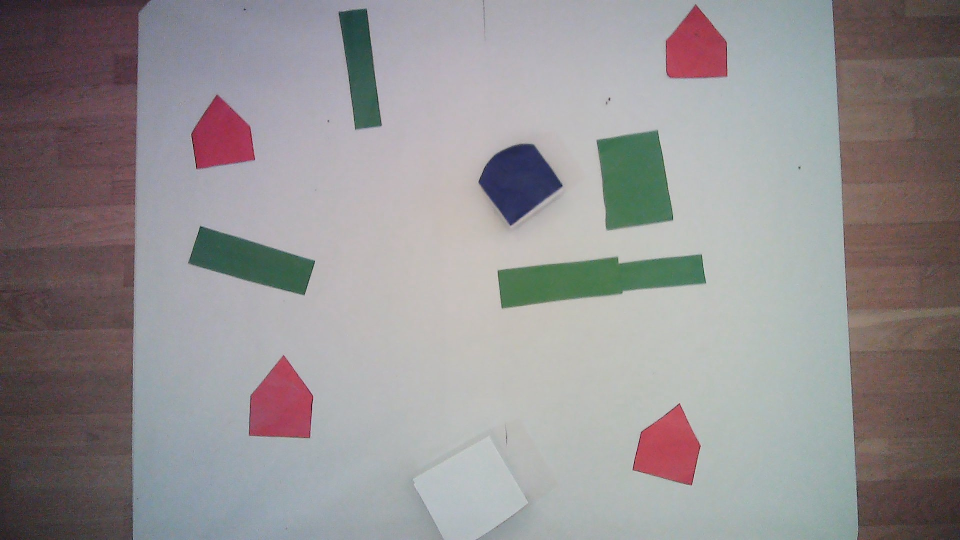
#> input picture JupyterNotebookTARAS/pictures/raw_map.jpg, 1920 x 1080 px (shown at 1/2 size)
$ python -i camera.py   (imports and definitions only)
#> lines starting #> are read from the running program, lines starting #| are printed output that depends on the picture; after the words box and inside, x2 and y2 are one past the last pixel; in counts of white or black regions, pixels touching at a corner belong together
"""
camera.py

This file contains all the function that are useful for the computer vision going from detecting the map, obstacles,
targets, and the robot to computing the visibility graph which can be used to determine the shortest path to visit all
the targets without collision. It also provides some useful visualization functions"
"""

import numpy as np
from cv2 import cv2 as cv
from shapely.geometry import MultiPolygon, Polygon, LineString, Point


MIN_AREA = 1000
THYMIO_DIAM = 140 #mm
POLYGON_THRESHOLD = 0.005

# [37 lines left out: functions visible, distance, not called in this run]

def polygon(c):
    """
    polygon function computes the polygon approximation of a curve

    :param c: curve that we want to approximate

    :return approx: approximation of the curve
    """
    peri = cv.arcLength(c, True)
    approx = cv.approxPolyDP(c, POLYGON_THRESHOLD * peri, True)
    return approx


# [40 lines left out: function vis_graph, not called in this run]

def get_color_contour(frame, color):
    """
    get_color_contour funtion convert the frame to HSV colour space
    then, apply a mask for the color chosen and returns the contours
    of this mask.

    :param frame: frame of a video
    :param color: color to be detected by the ranges

    :return contours: contours of the mask of the colour detected
    """
    if color == "white":
        lower_color = np.array([0,0,128])
        upper_color = np.array([179,46,247])
    elif color == "blue":
        lower_color = np.array([96,63,62])
        upper_color = np.array([130,255,255])
    elif color == "red":
        lower_color = np.array([130,100,100])
        upper_color = np.array([179,255,255])
    elif color == "green":
        lower_color = np.array([45,60,0])
        upper_color = np.array([90,140,140])
    else:
        return [0]
    frame = cv.cvtColor(frame, cv.COLOR_BGR2HSV)
    mask_white = cv.inRange(frame, lower_color, upper_color)
    contours, _= cv.findContours(mask_white, cv.RETR_TREE, cv.CHAIN_APPROX_NONE)
    return contours


# [100 lines left out: functions draw_analyze_frame, draw_polygon, draw_path, not called in this run]

def cam_get_bounded_frame(frame, show_contour = False, show_polygon = False):
    """
    cam_get_bounded_frame function finds the contour of the map and compute the frame
    limits in order to crop it later.

    :param frame: frame on which we do the computer vision tasks
    :param show_contour: drawing option for displaying the contours
    :param show_polygon: drawing option for displaying the polygon

    :return frame_limits: rectangle bounding the map
    :return contour: contour of the map
    """
    contours_white = get_color_contour(frame, "white")

    contour = max(contours_white, key = cv.contourArea)
    x_rect,y_rect,w_rect,h_rect = cv.boundingRect(contour)

    frame_limits = [y_rect, y_rect+h_rect, x_rect, x_rect+w_rect]  #min_y, max_y, min_x, max_x coordinates

    contour = contour-[x_rect,y_rect]

    if show_contour:
        cv.drawContours(frame[frame_limits[0]: frame_limits[1], frame_limits[2]: frame_limits[3]], contour, -1, (255,255,255),3)

    if show_polygon:
        white_pts = np.squeeze(polygon(contour))
        draw_polygon(frame, white_pts, "white")

    return frame_limits, contour


def cam_locate_thymio(frame, show_contour = False, show_circle = False):
    """
    cam_locate_thymio function detects the thymio position and angle

    :param frame: frame on which we do the computer vision tasks
    :param show_contour: option for displaying the contour of the thymio
    :param show_circle: option for displaying the minimum enclosing circle of the contour

    :return thymio_pos: position of the center of the minimum enclosing circle
    :return thymio_angle: angle of the thymio based on the minimum area rectangle enclosing the contour
    :return thymio_visible: Boolean set to true if the camera detects the robot
    :return radius: radius of the minimum enclosing circle for the robot's contour
    :return scale_mm: scale for conversion to pixels to mm [mm/pixel]
    """
    contours_blue = get_color_contour(frame, "blue")

    max_blue_area = 0
    thymio_pos = [0,0]
    thymio_angle = 0.0
    scale_mm = 1
    radius = 1
    blue_zones_counter = 0
    for contour_blue in contours_blue:
        area = cv.contourArea(contour_blue)
        if area > MIN_AREA and area > max_blue_area:
            blue_zones_counter += 1
            max_blue_area = area
            (x,y),radius = cv.minEnclosingCircle(contour_blue)
            (rect_cent, (rect_width, rect_height), rect_angle) = cv.minAreaRect(contour_blue)
            center = (int(x),int(y))
            scale_mm = THYMIO_DIAM/(2*radius)
            radius = int(radius)
            thymio_pos = center
            if show_contour:
                cv.drawContours(frame, contour_blue, -1, (255,0,0),3)
            if show_circle:
                cv.circle(frame,center,radius,(255,0,0),2)
                cv.circle(frame, center, 7, (255, 0, 0), -1)
                box = cv.boxPoints((rect_cent, (rect_width, rect_height), rect_angle))
                box_points = list((int(point[0]),int(point[1])) for point in box)
                draw_polygon(frame,box_points,"blue")
            #takes the angle from the rectangle framing the thymio that is the closest to the noisy angle
            noisy_angle = np.arctan2(center[1] - rect_cent[1],rect_cent[0] - center[0]) #is in rad
            possible_angles = np.array(list((-rect_angle + s*90.)*np.pi/180. for s in range(4)))
            angles_errors = list(abs(np.arctan2(np.sin(noisy_angle - poss_angle), np.cos(noisy_angle - poss_angle))) for poss_angle in possible_angles)
            thymio_angle = possible_angles[np.argmin(angles_errors)]
    thymio_visible = True

    if blue_zones_counter == 0:
        thymio_visible = False

    return thymio_pos, thymio_angle, thymio_visible, radius, scale_mm


def cam_get_contour(map_contour, radius):
    """
    cam_get_contour function approximates the map contour as a polygon and dilates it towards its interior by the robot's radius

    :param map_contour: contour of the map
    :param radius: radius of the robot in pixels

    :return map_contour_poly: polygon approximating the map contour
    :return dilated_map: dilated map_contour_poly by the robots radius towards its interior
    """
    map_contour_poly = Polygon(np.squeeze(polygon(map_contour)))
    dilated_map = map_contour_poly.buffer(-radius, join_style=2 ,single_sided=True)
    return map_contour_poly, dilated_map


def cam_get_targets(frame, show_contour = False, show_center = False):
    """
    cam_get_targets function detects the targets, and stores their centroid

    :param frame: frame on which we do the computer vision tasks
    :param show_contour: drawing option for the contour
    :param show_center: drawing option of the centroid of the targets

    :return target_list: list of the centroids coordinates of the targets
    """
    contours_red = get_color_contour(frame, "red")

    target_list = []
    for contour_red in contours_red:
        area = cv.contourArea(contour_red)
        if area > MIN_AREA:
            M = cv.moments(contour_red)
            if M['m00'] != 0:
                cx = int(M['m10']/M['m00'])
                cy = int(M['m01']/M['m00'])
                target_list.append((cx,cy))
            if show_contour:
                cv.drawContours(frame, contour_red, -1, (0,0,255),3)
            if show_center:
                cv.circle(frame, (cx, cy), 7, (0,0,255), -1)

    return target_list


def cam_get_obstacles(frame, radius, show_contour = False, show_polygon = False):
    """
    cam_get_obstacles function detects obstacles and dilate them by the robot's radius

    :param frame: frame on which we do the computer vision tasks
    :param radius: radius of the robot in pixels
    :param show_contour: drawing option for contours
    :param show_polygon: drawing option for polygons

    :return obstacles_list: list of vertices of the obstacles
    :return dilated_obstacle_list: list of polygons of dilated obstacles
    """
    contours_green = get_color_contour(frame, "green")

    area_obstacles = MultiPolygon()
    dilated_obstacle_list = []
    for contour_green in contours_green:
        area = cv.contourArea(contour_green)
        if area > MIN_AREA:
            pts = np.squeeze(polygon(contour_green))
            pol = Polygon(pts)
            dilated_obstacle = pol.buffer(radius, join_style=2 ,single_sided=True)
            dilated_obstacle_list.append(dilated_obstacle)
            area_obstacles = area_obstacles.union(dilated_obstacle)
            if show_contour:
                cv.drawContours(frame, contour_green, -1, (0,255,0),3)
            if show_polygon:
                draw_polygon(frame, pts, "green")

    obstacles_boundary = []

    if type(area_obstacles) != Polygon:
        for geom in area_obstacles.geoms:
            xo, yo = geom.exterior.xy
            obstacles_boundary.append(zip(xo,yo))

    obstacles_list = []
    for obstacle in obstacles_boundary :
        obstacles_list.append(list(obstacle))

    return obstacles_list, dilated_obstacle_list


# [23 lines left out: functions convert_to_mm, convert_to_px, not called in this run]

def reachable_targets(targets_list,dilated_map,dilated_obstacle_list):
    """
    reachable_targets function gets the targets that are in the dilated map and
    outside of the dilated obstacles

    :param targets_list: list of all the detected targets
    :param dilated_map: polygon of the dilated map
    :param dilated_obstacle_list: list of dilated polygons

    :return targets_list: targets list updated with only reachable targets
    """
    for target in targets_list:
        if not Point(target).within(dilated_map):
            targets_list.remove(target)
        else:
          for x in dilated_obstacle_list:
             if Point(target).within(x):
                 targets_list.remove(target)

    return targets_list

def object_detection(frame):
    """
    object_detection_function do all the computer vision tasks at the initializaion using the other functions described here

    :param frame: frame on which we do the computer vision tasks

    :return thymio_state: robot position and angle
    :return targets_list: list of the centroids of the reachable targets
    :return obstacles_list: list of the obstacles
    :return dilated_obstacle_list: list of the obstacles dilated by the robot's radius
    :return dilated_map: map dilated by the robot's radius
    :return frame_limits: coordinates of the cropped frame based on the rectangle bounding the map
    :return scale_mm: scale to convert from pixels to mm [mm/pixel]
    """
    #blur image to have less noise
    blurred_frame = cv.GaussianBlur(frame, (5,5), cv.BORDER_DEFAULT)
    #find the map boundaries
    frame_limits, map_contour = cam_get_bounded_frame(blurred_frame)
    #reduce the working frame to the boundaries
    bounded_frame = blurred_frame[frame_limits[0]: frame_limits[1], frame_limits[2]: frame_limits[3]]
    #locate the robot
    thymio_pos, thymio_angle, thymio_visible, thymio_radius, scale_mm = cam_locate_thymio(bounded_frame)
    thymio_state = [thymio_pos[0], thymio_pos[1], thymio_angle]
    #reduce the boundaries so the whole robot stays inside when the center is on the "dilated_map"
    map_contour_polygon, dilated_map = cam_get_contour(map_contour, thymio_radius)
    #locate the targets
    targets_list = cam_get_targets(bounded_frame)
    #locate the obstacles
    obstacles_list, dilated_obstacle_list  = cam_get_obstacles(bounded_frame, thymio_radius)
    #select only reachable targets
    targets_list = reachable_targets(targets_list,dilated_map,dilated_obstacle_list)

    return thymio_state,targets_list,obstacles_list,dilated_obstacle_list,dilated_map, frame_limits, scale_mm

>>> import cv2
>>> picture = cv2.imread('../../JupyterNotebookTARAS/pictures/raw_map.jpg')
#> picture is the input picture: shape (1080, 1920, 3); mean B, G, R 144.8, 143.6, 147.4
>>> result = object_detection(picture)
#> in get_color_contour, `frame = cv.cvtColor(frame, cv.COLOR_BGR2HSV)`: frame: shape (1080, 1920, 3); mean H, S, V 88.6, 32.4, 154
#> in get_color_contour, `mask_white = cv.inRange(frame, lower_color, upper_color)`:
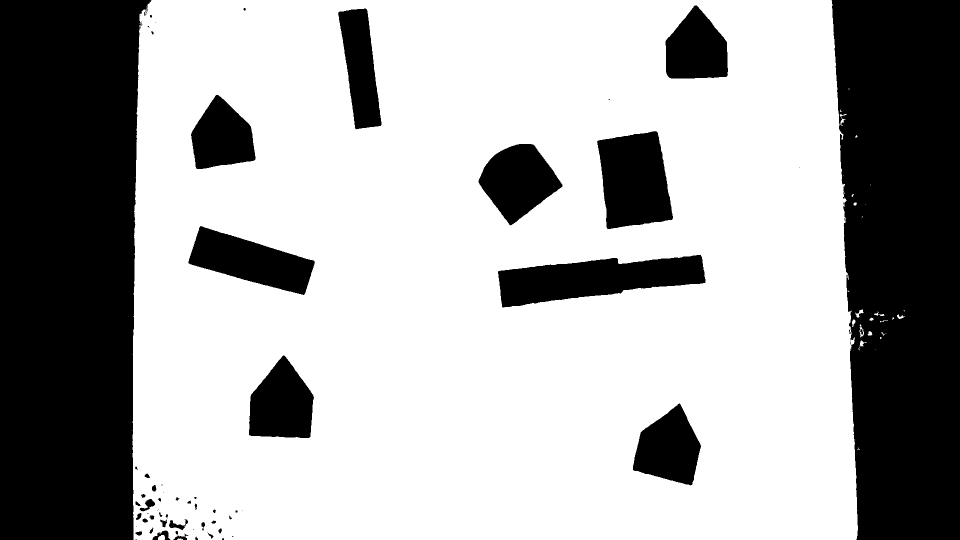
#> mask_white: shape (1080, 1920) (shown at 1/2 size); 66.6% white; 80 black regions (38 under 20 px)
#> in get_color_contour, `contours, _= cv.findContours(mask_white, cv.RETR_TREE, cv.CHAIN_APPROX..`: contours = 125 contours, 69 with area under 20; largest, box (x1, y1, x2, y2) and area: (265, 0, 1716, 1080) 1532369, (995, 509, 1412, 616) 26929, (1193, 261, 1347, 459) 23016, (376, 451, 631, 591) 18585, (956, 287, 1126, 452) 16642
#> in cam_get_bounded_frame, `contours_white = get_color_contour(frame, "white")`: contours_white has the same summary as contours in get_color_contour
#> in cam_get_bounded_frame, `contour = max(contours_white, key = cv.contourArea)`: contour = contour of 5158 points, box (x1, y1, x2, y2) (265, 0, 1716, 1080), area 1532369
#> in cam_get_bounded_frame, `x_rect,y_rect,w_rect,h_rect = cv.boundingRect(contour)`: x_rect = 265; y_rect = 0; w_rect = 1451; h_rect = 1080
#> in cam_get_bounded_frame, `frame_limits = [y_rect, y_rect+h_rect, x_rect, x_rect+w_rect]`: frame_limits = [0, 1080, 265, 1716]
#> in object_detection, `bounded_frame = blurred_frame[frame_limits[0]: frame_limits[1], frame_..`:
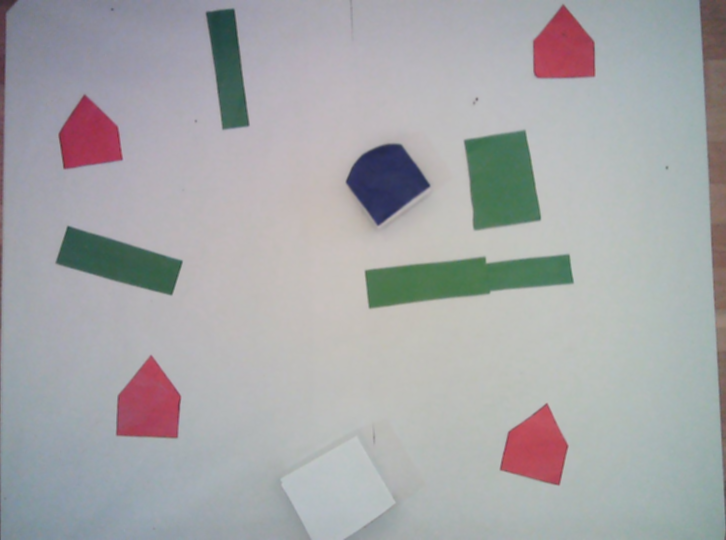
#> bounded_frame: shape (1080, 1451, 3) (shown at 1/2 size); mean B, G, R 168.4, 166.5, 165.9
#> call 2 of get_color_contour, with color = 'blue'
#> in get_color_contour (call 2), `frame = cv.cvtColor(frame, cv.COLOR_BGR2HSV)`: frame: shape (1080, 1451, 3); mean H, S, V 92.8, 24.1, 174.7
#> in get_color_contour (call 2), `mask_white = cv.inRange(frame, lower_color, upper_color)`:
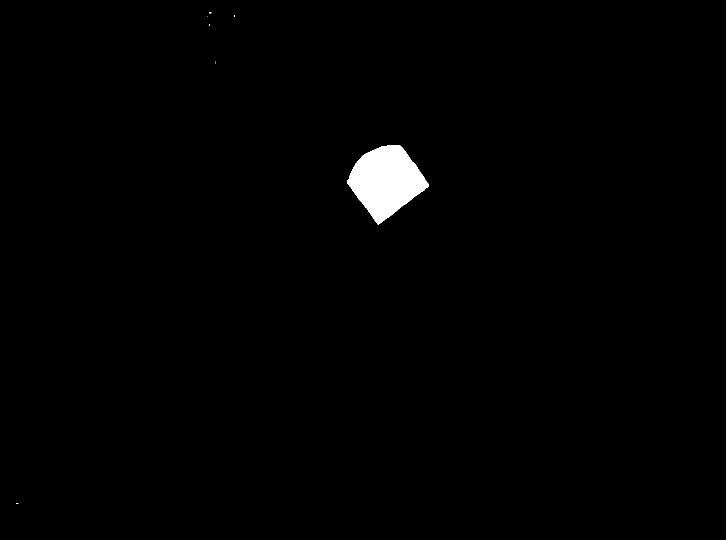
#> mask_white: shape (1080, 1451) (shown at 1/2 size); 1% white; 8 white regions (7 under 20 px)
#> in get_color_contour (call 2), `contours, _= cv.findContours(mask_white, cv.RETR_TREE, cv.CHAIN_APPROX..`: contours = 8 contours, 7 with area under 20; largest, box (x1, y1, x2, y2) and area: (694, 290, 858, 449) 15414
#> in cam_locate_thymio, `contours_blue = get_color_contour(frame, "blue")`: contours_blue has the same summary as contours in get_color_contour
#> the loop in cam_locate_thymio, `for contour_blue in contours_blue:` made 8 passes
#> (area, blue_zones_counter, max_blue_area, x, y, radius, rect_cent, rect_width) on pass 2: (15413.5, 1, 15413.5, 775.6, 368.8, 81, (769.9, 358.2), 132.4)
#> after the loop in cam_locate_thymio, `for contour_blue in contours_blue:`: blue_zones_counter = 1; max_blue_area = 15413.5; noisy_angle = 2.05; radius = 81; rect_angle = -36.87; rect_height = 129.8; rect_width = 132.4; scale_mm = 0.855; thymio_angle = 2.21; x = 775.6; y = 368.8
#> in object_detection, `thymio_pos, thymio_angle, thymio_visible, thymio_radius, scale_mm = ca..`: thymio_pos = (775, 368); thymio_angle = 2.21; thymio_visible = True; thymio_radius = 81; scale_mm = 0.855
#> in object_detection, `thymio_state = [thymio_pos[0], thymio_pos[1], thymio_angle]`: thymio_state = [775, 368, 2.21]
#> in polygon, `peri = cv.arcLength(c, True)`: peri = 5336.1
#> in polygon, `approx = cv.approxPolyDP(c, POLYGON_THRESHOLD * peri, True)`: approx = [[14, 28], [2, 1079], [1447, 1079], [1398, 0], [38, 0]]
#> call 3 of get_color_contour, with color = 'red'
#> in get_color_contour (call 3), `mask_white = cv.inRange(frame, lower_color, upper_color)`:
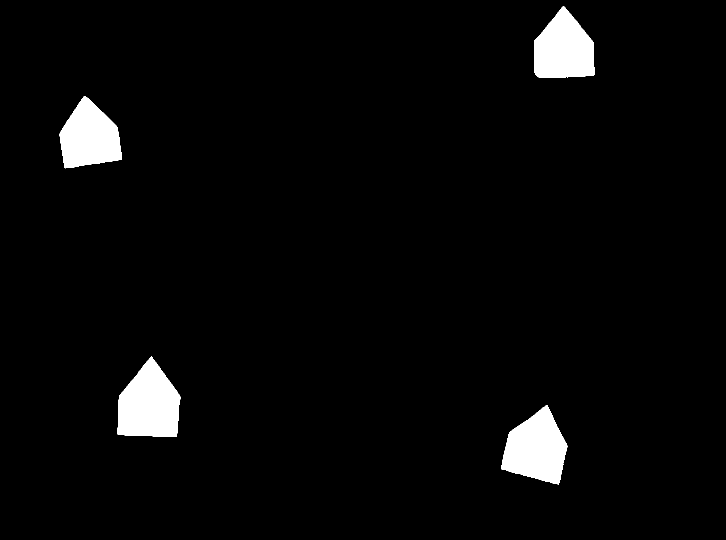
#> mask_white: shape (1080, 1451) (shown at 1/2 size); 3.4% white; 4 white regions
#> in get_color_contour (call 3), `contours, _= cv.findContours(mask_white, cv.RETR_TREE, cv.CHAIN_APPROX..`: contours = 5 contours, 1 with area under 20; largest, box (x1, y1, x2, y2) and area: (235, 713, 361, 874) 14348, (1003, 810, 1135, 969) 13294, (1068, 13, 1189, 155) 12510, (119, 192, 244, 337) 12036
#> in cam_get_targets, `contours_red = get_color_contour(frame, "red")`: contours_red has the same summary as contours in get_color_contour
#> the loop in cam_get_targets, `for contour_red in contours_red:` made 5 passes
#> (area, cx, cy) on passes 1, 2, 3, 5: (13294.5, 1072, 896), (14348.5, 297, 809), (12036, 178, 273), (12510.5, 1127, 98)
#> after the loop in cam_get_targets, `for contour_red in contours_red:`: target_list = [(1072, 896), (297, 809), (178, 273), (1127, 98)]
#> call 4 of get_color_contour, with color = 'green'
#> in get_color_contour (call 4), `mask_white = cv.inRange(frame, lower_color, upper_color)`:
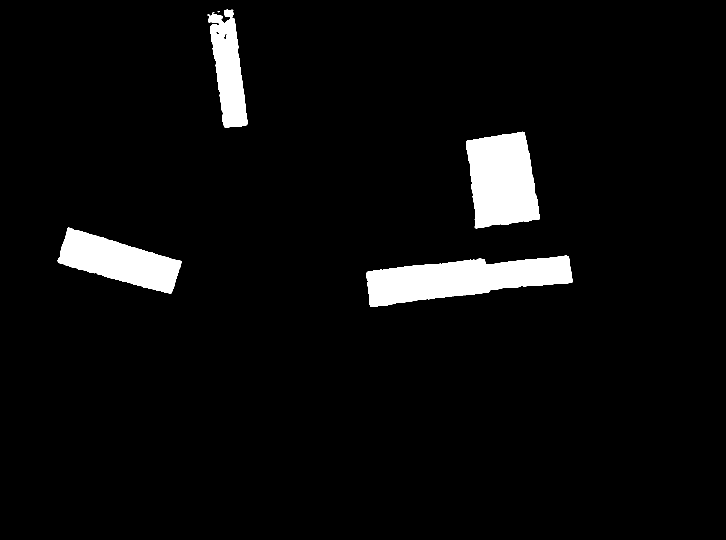
#> mask_white: shape (1080, 1451) (shown at 1/2 size); 4.8% white; 6 white regions (2 under 20 px)
#> in get_color_contour (call 4), `contours, _= cv.findContours(mask_white, cv.RETR_TREE, cv.CHAIN_APPROX..`: contours = 11 contours, 5 with area under 20; largest, box (x1, y1, x2, y2) and area: (733, 511, 1146, 614) 25036, (932, 263, 1080, 457) 21615, (115, 454, 363, 587) 16707, (415, 19, 495, 255) 10669, (446, 65, 455, 79) 62, (431, 62, 439, 70) 32
#> in cam_get_obstacles, `contours_green = get_color_contour(frame, "green")`: contours_green has the same summary as contours in get_color_contour
#> the loop in cam_get_obstacles, `for contour_green in contours_green:` made 11 passes
#> (area, peri in polygon, pts) on passes 2 to 3: (16707, 660.6, [[135, 456], [117, 525], [342, 586], [362, 522]]), (21615, 636.4, [[1048, 264], [932, 283], [951, 456], [1079, 437]])
#> (area, peri in polygon) on passes 1, 6: (25036.5, 999.5), (10669, 711.9)
#> after the loop in cam_get_obstacles, `for contour_green in contours_green:`: dilated_obstacle_list = 4 items
#> the loop in cam_get_obstacles, `for geom in area_obstacles.geoms:` made 3 passes
#> after the loop in cam_get_obstacles, `for geom in area_obstacles.geoms:`: obstacles_boundary = 3 items
#> the loop in cam_get_obstacles, `for obstacle in obstacles_boundary :` made 3 passes
#> in object_detection, `obstacles_list, dilated_obstacle_list  = cam_get_obstacles(bounded_fra..`: dilated_obstacle_list = 4 items
#> the loop in reachable_targets, `for target in targets_list:` made 4 passes
#> after the loop in reachable_targets, `for target in targets_list:`: targets_list = [(1072, 896), (297, 809), (178, 273), (1127, 98)]
#> result = 7 items
